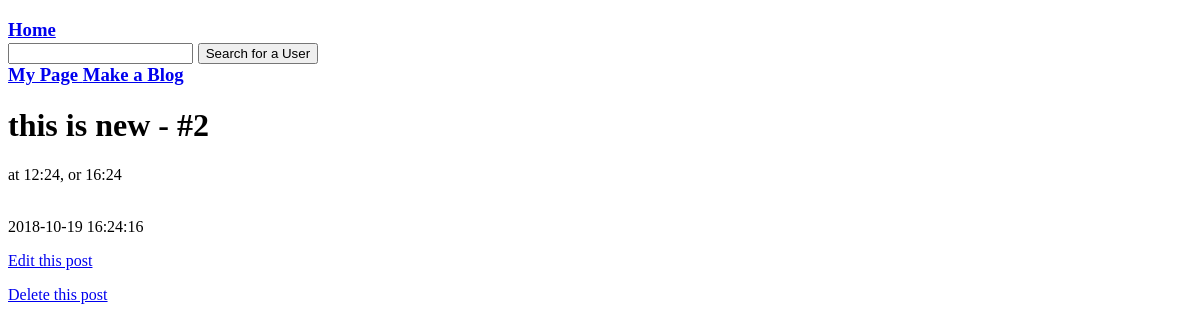
The app's page /user/john/1/2 (signed in), older data.
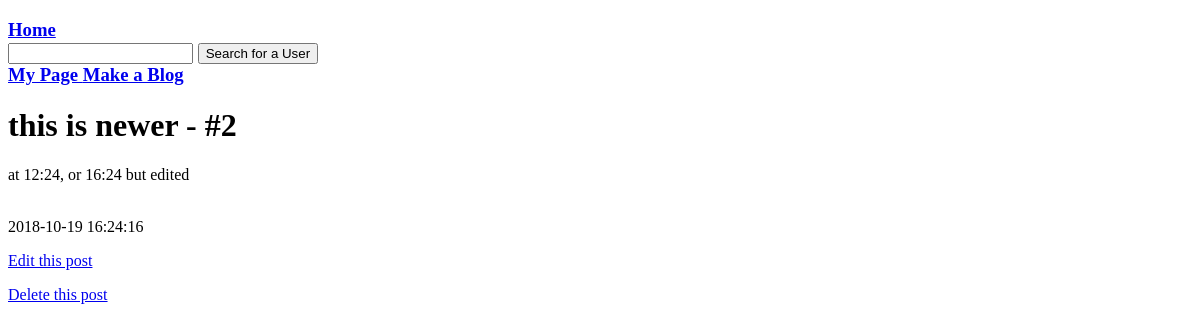
The same page, newer data.
### tables this page shows
CREATE TABLE post(username TEXT, post_title TEXT, body TEXT, blog_id INTEGER, post_id INTEGER, timestamp DATETIME);

### blog.py (the view)
@app.route("/user/<user>/<blog_id>/<post_id>")
def dispPost(user, blog_id, post_id):
    if 'user' not in session:
        return redirect("/login")
    try:
        db = sqlite3.connect(DB_FILE)
        c = db.cursor()
        c.execute("SELECT post_title FROM post where username='" + str(user) + "' AND blog_id=" + str(
            blog_id) + " AND post_id=" + str(post_id) + ";")
        title = c.fetchall()
        c.execute("SELECT body FROM post where username='" + str(user) + "' AND blog_id=" + str(
            blog_id) + " AND post_id=" + str(post_id) + ";")
        body = c.fetchall()
        c.execute("SELECT timestamp FROM post where username='" + str(user) + "' AND blog_id=" + str(
            blog_id) + " AND post_id=" + str(post_id) + ";")
        time = c.fetchall()
        db.commit()
        db.close()
        title = title[0][0]
        body = body[0][0]
        print(body)
        time = time[0][0]
        if session['user'] == user:
            print("logged in")
            this_user = True
        else:
            this_user = False
        return render_template("post.html", title=title, body=body, post_id=post_id, user=user, this_user=this_user, blog_id=blog_id, time=time)
    except:
        flash("Error, post does not exist.")
        return redirect("/")

### templates/post.html (shortened to what this page needs)
<!DOCTYPE html>
<html>
    <head>
    </head>
    <body>
      <h3>
	<a href="/"> Home </a>
	<form action="/search">
	  <input type="text" name="query">
	  <input type="submit" value="Search for a User">
	</form>
	<a href="/mypage"> My Page </a>
	<a href="/add"> Make a Blog </a>
      </h3>
      <h1> {{title}} - #{{post_id}} </h1>
      <p> {{body}} </p>
      <br> {{time}}
      {% if this_user %}
      {% set eurl = "/editpost/" + user + "/" + blog_id + "/" + post_id %}
      {% set durl = "/deletepost/" + user  + "/" + blog_id + "/" + post_id %}
      <p> <a href={{eurl}}> Edit this post </a> </p>
      <p> <a href={{durl}}> Delete this post </a> </p>
      {% endif %}
    </body>
</html>

Row changes from the older to the newer data that the page shows:
changed post: post_title "this is new" → "this is newer"; body "at 12:24, or 16:24" → "at 12:24, or 16:24 but edited"
